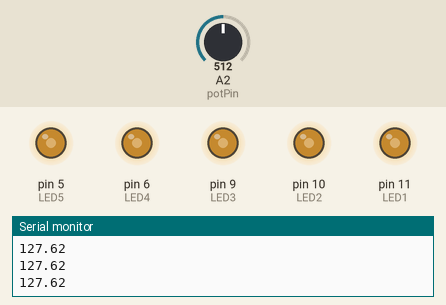
This sketch was run on a simulated Arduino Uno, built with avr-gcc and run on an emulated ATmega328P. Parts: output pins drawn as LEDs (lit = HIGH), the last lines printed to the serial monitor. Inputs (shaded band) come from the test bench; at power-on: A2 (potPin) = 512.

Above: at 1.2 s.
1.3 s: A2 (potPin) set to 716
At 1.8 s:
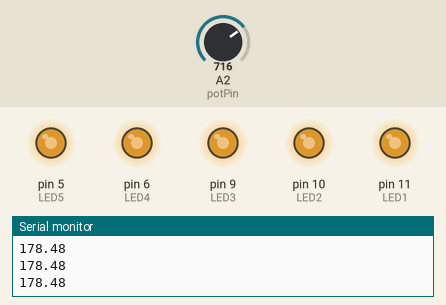
2.8 s: A2 (potPin) set to 900
At 4.0 s:
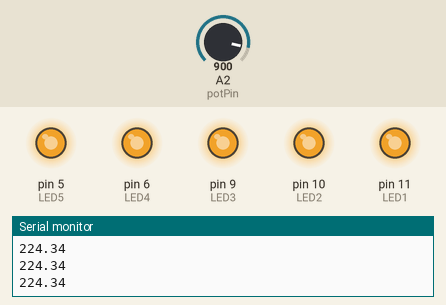
4.3 s: A2 (potPin) set to 122
At 5.1 s:
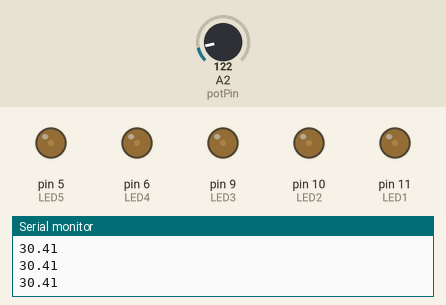
5.8 s: A2 (potPin) set to 0
At 6.2 s:
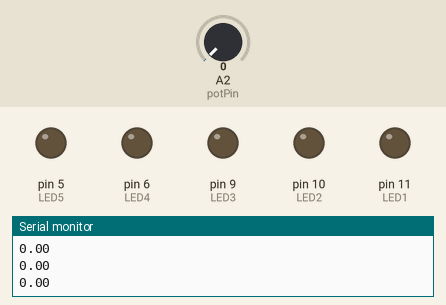
7.3 s: A2 (potPin) set to 511
At 8.7 s:
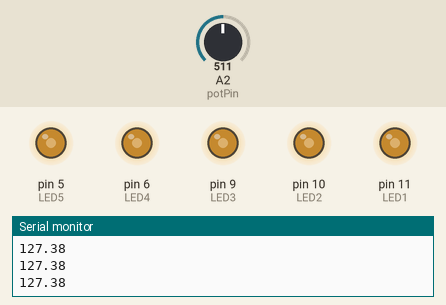
Timing chart, 0 to 9.8 s (numbered marks = the images above; inputs shaded):
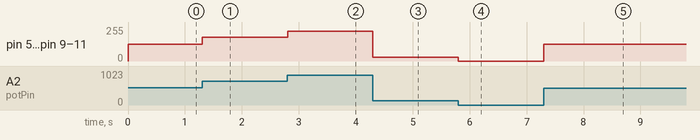

Measured:
- after the input at 1.3 s, pin 5 (LED5), pin 6 (LED4), pin 9 (LED3), pin 10 (LED2), pin 11 (LED1): 127/255 → 178/255 at once
- after the input at 2.8 s, pin 5 (LED5), pin 6 (LED4), pin 9 (LED3), pin 10 (LED2), pin 11 (LED1): 178/255 → 224/255 at once
- after the input at 4.3 s, pin 5 (LED5), pin 6 (LED4), pin 9 (LED3), pin 10 (LED2), pin 11 (LED1): 224/255 → 30/255 at once
- after the input at 5.8 s, pin 5 (LED5), pin 6 (LED4), pin 9 (LED3), pin 10 (LED2), pin 11 (LED1): 30/255 → 0/255 at once
- after the input at 7.3 s, pin 5 (LED5), pin 6 (LED4), pin 9 (LED3), pin 10 (LED2), pin 11 (LED1): 0/255 → 127/255 at once

The sketch:

14DimmableLEDProject.ino
```cpp
int LED1=11;
int LED2=10;
int LED3=9;
int LED4=6;
int LED5=5;

//potentiometerstuff
int potPin=A2;
int potVal;
//voltages are in between values, they have decimal places
float LEDBrightness;
void setup() {
pinMode(potPin, INPUT);
pinMode(LED1, OUTPUT);
pinMode(LED2, OUTPUT);
pinMode(LED3, OUTPUT);
pinMode(LED4, OUTPUT);
pinMode(LED5, OUTPUT);
Serial.begin(9600);
}

void loop() {
potVal=analogRead(potPin);
LEDBrightness=(255./1023.)*potVal;
analogWrite(LED1, LEDBrightness);
analogWrite(LED2, LEDBrightness);
analogWrite(LED3, LEDBrightness);
analogWrite(LED4, LEDBrightness);
analogWrite(LED5, LEDBrightness);

Serial.println(LEDBrightness);
}
```
